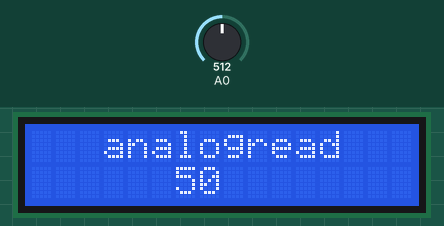
A program run on a simulated ESP8266 (NodeMCU). On the bench: 16×2 character LCD. The inputs (shaded band) are chosen by the test bench; at power-on: A0 = 512. What the program prints to the serial monitor is not drawn.

Above: at 1.2 s.
1.3 s: A0 set to 716
At 2.8 s:
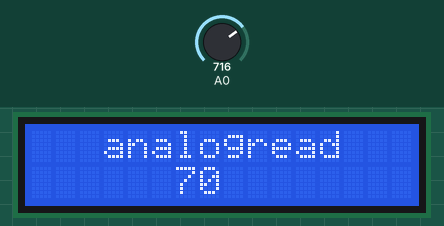
5.4 s: A0 set to 900
At 6.9 s:
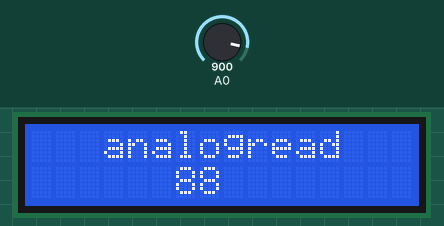
8.6 s: A0 set to 1023
At 9.8 s:
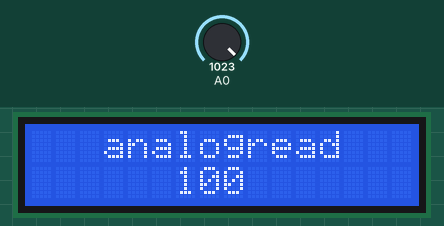
Timing chart, 0 to 11.6 s (numbered marks = the images above; inputs shaded):
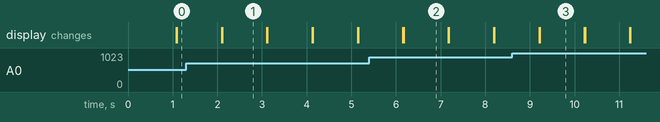

The program:

main.cpp
```cpp
//1. แสดงค่าตัวต้านทานปรับค่าได้ผ่าน LCD โดยให้ข้อความอยู่ตรงกลาง กำหนดช่วงตัวต้านทาน 0-100
#include "Arduino.h"
#include "Wire.h"                   // เรียกใช้งาน Library Wire
#include "LiquidCrystal_I2C.h"      // เรียกใช้งาน Library LiquidCrystal_I2C
LiquidCrystal_I2C lcd(0x27, 16, 2); // ประกาศ Address กำหนดขนาดของหน้าจอ
const int DISPLAY0 = 0;
int state;
int val;
void setup()
{
  state = DISPLAY0;
  lcd.init();      // เรียกใช้งาน lcd
  lcd.backlight(); // เปิดใช้งาน Backlight
  pinMode(A0, INPUT);
}
void loop()
{
  val=map(analogRead(A0),0,1023,0,100);
  switch (state)
  {
  case DISPLAY0:
    lcd.setCursor(3, 0);      // กำหนดตำแหน่งตำแหน่งที่ 0 แถวที่ 0
    lcd.print("analogread"); // กำหนดข้อความที่จะแสดง
    lcd.setCursor(6, 1);      // กำหนดตำแหน่งตำแหน่งที่ 0 แถวที่ 1
    lcd.print(val); // กำหนดข้อความที่จะแสดง
    delay(1000);              // หน่วงเวลา 1 วินาที
    lcd.clear();              // ล้างหน้าจอ
    Serial.println(val);
    break;
  }
}
```

Measured:
- after the input at 1.3 s, the display: first differs from a run without the input after 0.81 s (image 1)
- after the input at 5.4 s, the display: first differs from a run without the input after 0.77 s (image 2)
- after the input at 8.6 s, the display: first differs from a run without the input after 0.62 s (image 3)
- what the display in image 1 shows lasts 1.0 s, from 2.1 s to 3.1 s
